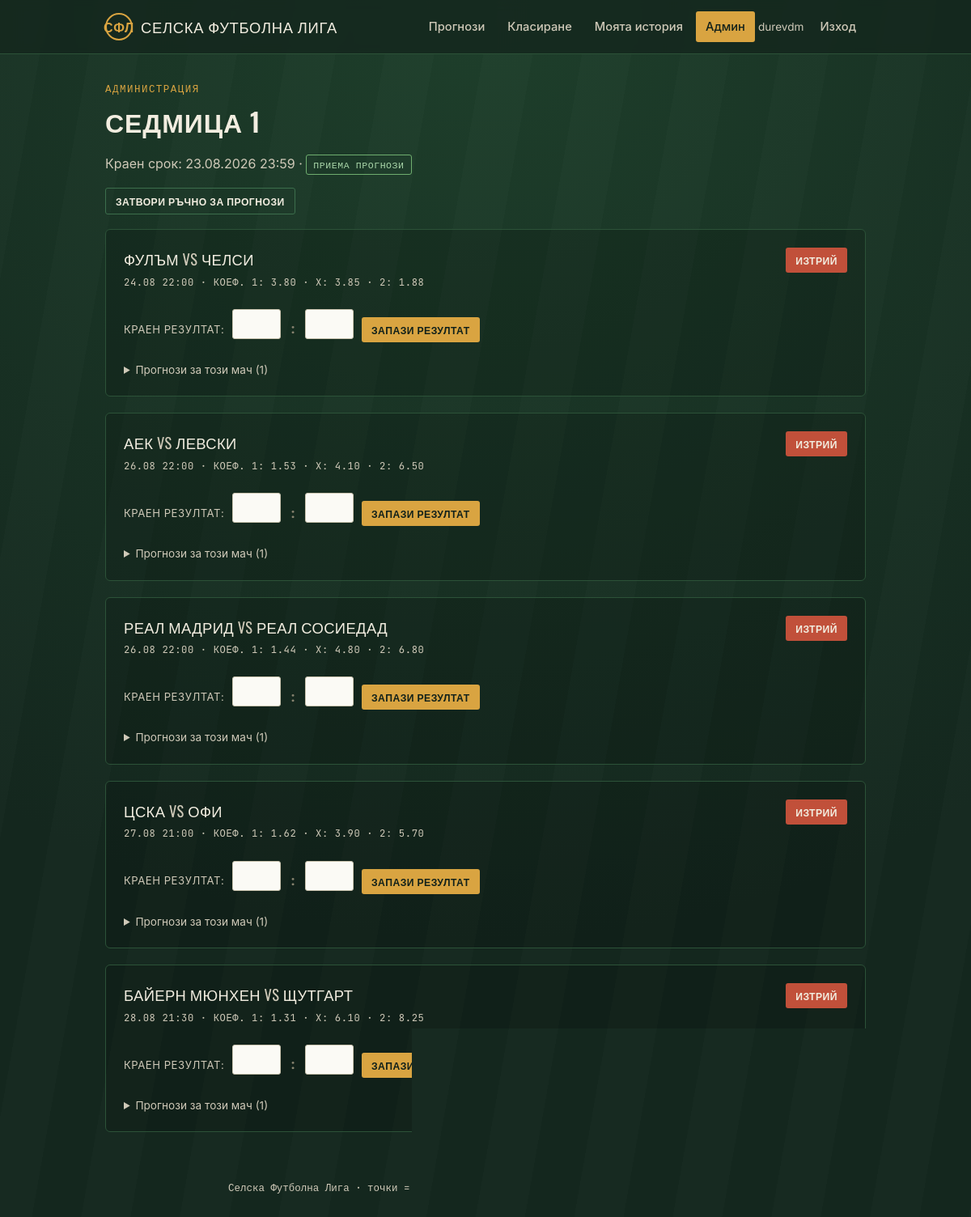
Page /admin/week/1 (signed in) on the committed database.
### app.py (models this page shows, shortened)
class User(db.Model, UserMixin):
    id = db.Column(db.Integer, primary_key=True)
    username = db.Column(db.String(64), unique=True, nullable=False)
    password_hash = db.Column(db.String(255), nullable=False)
    is_admin = db.Column(db.Boolean, default=False, nullable=False)
    created_at = db.Column(db.DateTime, default=datetime.utcnow)
    predictions = db.relationship("Prediction", backref="user", lazy=True)

class Week(db.Model):
    id = db.Column(db.Integer, primary_key=True)
    number = db.Column(db.Integer, unique=True, nullable=False)
    deadline = db.Column(db.DateTime, nullable=False)
    is_closed = db.Column(db.Boolean, default=False, nullable=False)  # ръчно затворена от админ
    matches = db.relationship(
        "Match", backref="week", lazy=True,
        order_by="Match.kickoff_time", cascade="all, delete-orphan"
    )
    def is_open_for_predictions(self):
        return (not self.is_closed) and datetime.utcnow() < self.deadline

class Match(db.Model):
    id = db.Column(db.Integer, primary_key=True)
    week_id = db.Column(db.Integer, db.ForeignKey("week.id"), nullable=False)
    home_team = db.Column(db.String(80), nullable=False)
    away_team = db.Column(db.String(80), nullable=False)
    kickoff_time = db.Column(db.DateTime, nullable=True)
    odd_1 = db.Column(db.Float, nullable=False)
    odd_x = db.Column(db.Float, nullable=False)
    odd_2 = db.Column(db.Float, nullable=False)
    actual_home = db.Column(db.Integer, nullable=True)
    actual_away = db.Column(db.Integer, nullable=True)
    predictions = db.relationship(
        "Prediction", backref="match", lazy=True, cascade="all, delete-orphan"
    )
    def is_finished(self):
        return self.actual_home is not None and self.actual_away is not None

### app.py (the view)
@app.route("/admin/week/<int:week_id>")
@login_required
@admin_required
def admin_week(week_id):
    week = db.session.get(Week, week_id)
    if not week:
        abort(404)
    return render_template("admin/week.html", week=week)

### app.py (called while the page is built)
@login_manager.user_loader
def load_user(user_id):
    return db.session.get(User, int(user_id))

def admin_required(view):
    @wraps(view)
    def wrapped(*args, **kwargs):
        if not current_user.is_authenticated or not current_user.is_admin:
            abort(403)
        return view(*args, **kwargs)
    return wrapped

@app.context_processor
def inject_globals():
    return {"now": datetime.utcnow()}

### templates/admin/week.html (shortened to what this page needs)
{% extends "base.html" %}
{% block content %}
<div class="page-head">
  <div class="eyebrow">Администрация</div>
  <h1>Седмица {{ week.number }}</h1>
  <p class="lead">
    Краен срок: {{ week.deadline.strftime('%d.%m.%Y %H:%M') }} ·
    {% if week.is_open_for_predictions() %}<span class="tag open">Приема прогнози</span>{% else %}<span class="tag closed">Затворена</span>{% endif %}
  </p>
  <form method="POST" action="{{ url_for('admin_toggle_close', week_id=week.id) }}" style="margin-top:10px;">
    <button class="btn btn-ghost btn-small" type="submit">
      {{ 'Отвори отново за прогнози' if week.is_closed else 'Затвори ръчно за прогнози' }}
    </button>
  </form>
</div>
{% for match in week.matches %}
<div class="panel">
  <div style="display:flex;justify-content:space-between;align-items:flex-start;flex-wrap:wrap;gap:10px;">
    <div>
      <div class="match-teams" style="color:var(--chalk);">{{ match.home_team }} <span style="color:var(--chalk-dim);">vs</span> {{ match.away_team }}</div>
      <div class="match-meta" style="color:var(--chalk-dim);">
        {% if match.kickoff_time %}{{ match.kickoff_time.strftime('%d.%m %H:%M') }} · {% endif %}
        коеф. 1: {{ '%.2f'|format(match.odd_1) }} · X: {{ '%.2f'|format(match.odd_x) }} · 2: {{ '%.2f'|format(match.odd_2) }}
      </div>
    </div>
    <form method="POST" action="{{ url_for('admin_delete_match', match_id=match.id) }}" onsubmit="return confirm('Изтриване на мача? Прогнозите за него ще изчезнат.');">
      <button class="btn btn-danger btn-small" type="submit">Изтрий</button>
    </form>
  </div>
  {% if match.is_finished() %}
    <p style="margin-top:10px;">Краен резултат: <strong>{{ match.actual_home }} : {{ match.actual_away }}</strong> (изход {{ match.actual_sign() }}, коеф. {{ match.odd_for_sign(match.actual_sign()) }})</p>
  {% else %}
    <form method="POST" action="{{ url_for('admin_set_result', match_id=match.id) }}" style="margin-top:12px;">
      <div class="score-input-row">
        <label style="margin:0;width:auto;">Краен резултат:</label>
        <input type="number" min="0" name="actual_home" style="width:60px;" required>
        <span class="dash">:</span>
        <input type="number" min="0" name="actual_away" style="width:60px;" required>
        <button class="btn btn-primary btn-small" type="submit">Запази резултат</button>
      </div>
    </form>
  {% endif %}
  <details style="margin-top:14px;">
    <summary style="cursor:pointer;color:var(--chalk-dim);font-size:.85rem;">Прогнози за този мач ({{ match.predictions|length }})</summary>
  </details>
</div>
{% endfor %}
{% endblock %}

### templates/base.html (shortened to what this page needs)
<!DOCTYPE html>
<html lang="bg">
<head>
  <link rel="stylesheet" href="{{ url_for('static', filename='style.css') }}">
</head>
<body>
  <nav class="navbar">
    <div class="navbar-inner">
      <a class="brand" href="{{ url_for('index') if current_user.is_authenticated else url_for('login') }}">
        <span class="brand-badge">СФЛ</span>
        Селска Футболна Лига
      </a>
      {% if current_user.is_authenticated %}
      <div class="nav-links">
        <a href="{{ url_for('index') }}" class="{{ 'active' if request.endpoint == 'index' }}">Прогнози</a>
        <a href="{{ url_for('standings_view') }}" class="{{ 'active' if request.endpoint == 'standings_view' }}">Класиране</a>
        <a href="{{ url_for('history') }}" class="{{ 'active' if request.endpoint == 'history' }}">Моята история</a>
        {% if current_user.is_admin %}
        <a href="{{ url_for('admin_dashboard') }}" class="{{ 'active' if request.endpoint and request.endpoint.startswith('admin') }}">Админ</a>
        {% endif %}
        <span class="nav-user">{{ current_user.username }}</span>
        <a href="{{ url_for('logout') }}">Изход</a>
      </div>
      {% endif %}
    </div>
  </nav>
  <div class="container">
    {% block content %}{% endblock %}
    <footer class="site-footer">Селска Футболна Лига · точки = коефициент × (1 за познат изход / 3 за точен резултат)</footer>
  </div>
</body>
</html>

### rows in the picture
User: username "durevdm"
Week: number "1", deadline "23.08.2026 23:59", is_closed "ЗАТВОРИ РЪЧНО ЗА ПРОГНОЗИ"
Match: home_team "ФУЛЪМ", away_team "ЧЕЛСИ", kickoff_time "24.08 22:00", odd_1 "3.80", odd_x "3.85", odd_2 "1.88", predictions|length "1"
Match: home_team "АЕК", away_team "ЛЕВСКИ", kickoff_time "26.08 22:00", odd_1 "1.53", odd_x "4.10", odd_2 "6.50", predictions|length "1"
Match: home_team "РЕАЛ МАДРИД", away_team "РЕАЛ СОСИЕДАД", kickoff_time "26.08 22:00", odd_1 "1.44", odd_x "4.80", odd_2 "6.80", predictions|length "1"
Match: home_team "ЦСКА", away_team "ОФИ", kickoff_time "27.08 21:00", odd_1 "1.62", odd_x "3.90", odd_2 "5.70", predictions|length "1"
Match: home_team "БАЙЕРН МЮНХЕН", away_team "ЩУТГАРТ", kickoff_time "28.08 21:30", odd_1 "1.31", odd_x "6.10", odd_2 "8.25", predictions|length "1"
